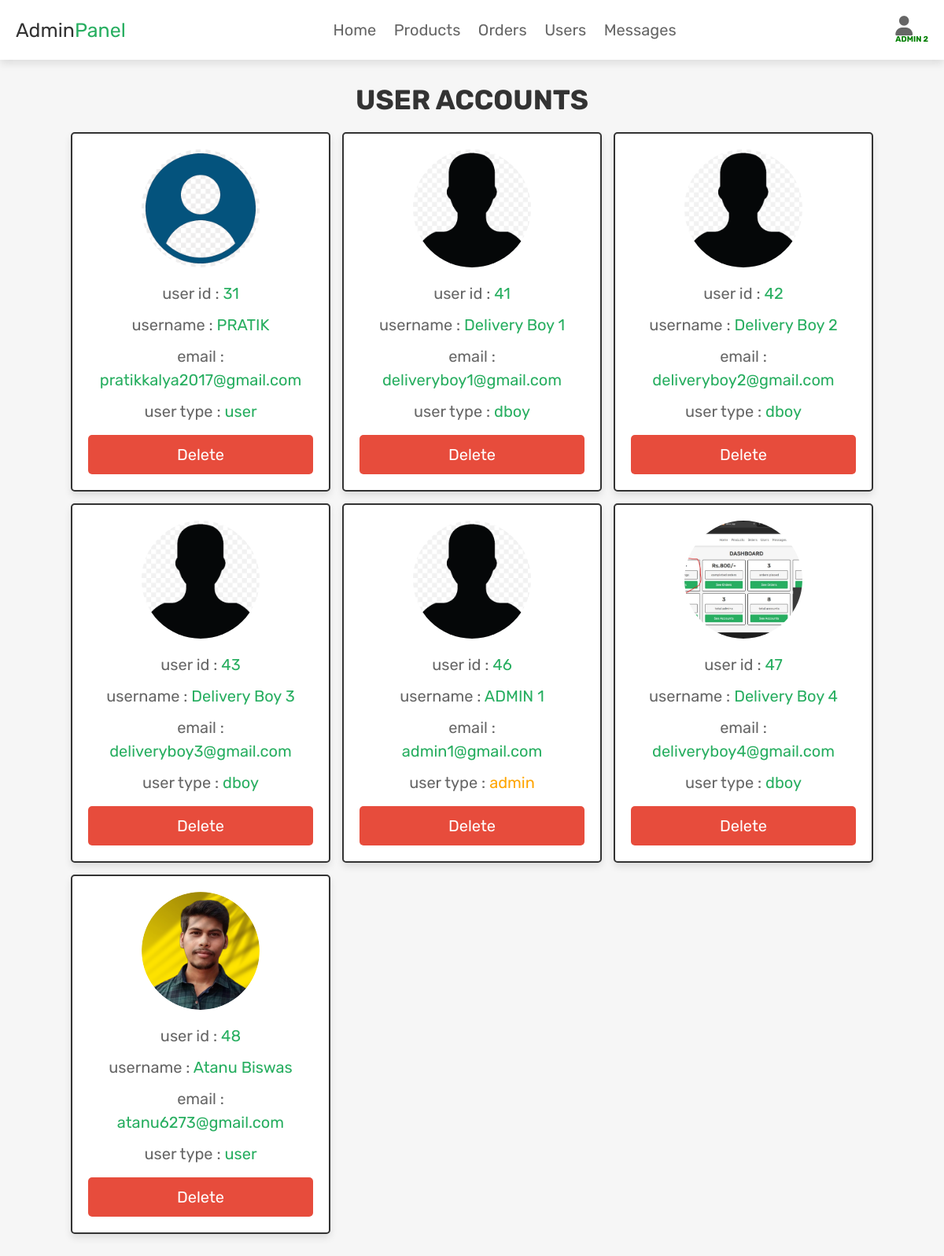
The page /admin_users.php (signed in) on the database its author committed.
### tables this page shows
CREATE TABLE `users` (
  `id` int(100) NOT NULL,
  `name` varchar(100) NOT NULL,
  `email` varchar(100) NOT NULL,
  `password` varchar(100) NOT NULL,
  `user_type` varchar(20) NOT NULL DEFAULT 'user',
  `image` varchar(100) NOT NULL,
  `pincode` varchar(6) DEFAULT NULL
);

### admin_users.php (the view, shortened to what this page needs)
<?php
@include 'config.php';
?>
<!DOCTYPE html>
<html lang="en">
<head>
   <link rel="stylesheet" href="https://cdnjs.cloudflare.com/ajax/libs/font-awesome/6.1.1/css/all.min.css">
   <link rel="stylesheet" href="css/admin_style.css">
</head>
<body>
<?php include 'admin_header.php'; ?>
<section class="user-accounts">
   <h1 class="title">user accounts</h1>
   <div class="box-container">
      <?php
         $select_users = $conn->prepare("SELECT * FROM `users`");
         $select_users->execute();
         while($fetch_users = $select_users->fetch(PDO::FETCH_ASSOC)){
      ?>
      <div class="box" style="<?php if($fetch_users['id'] == $admin_id){ echo 'display:none'; }; ?>" style="height:100%">
         <img src="uploaded_img/<?= $fetch_users['image']; ?>" alt="" >
         <p> user id : <span><?= $fetch_users['id']; ?></span></p>
         <p> username : <span><?= $fetch_users['name']; ?></span></p>
         <p> email : <br> <span><?= $fetch_users['email']; ?></span></p>
         <p> user type : <span style=" color:<?php if($fetch_users['user_type'] == 'admin'){ echo 'orange'; }; ?>"><?= $fetch_users['user_type']; ?></span></p>
         <a href="admin_users.php?delete=<?= $fetch_users['id']; ?>" onclick="return confirm('delete this user?');" class="delete-btn">delete</a>
      </div>
      <?php
      }
      ?>
   </div>
</section>
</body>
</html>

### css/admin_style.css (style rules this page uses)
.user-accounts .box-container { display: grid; grid-template-columns: repeat(auto-fit, 33rem); gap:1.5rem; align-items: flex-start; justify-content:center; }
.user-accounts .box-container .box { border:var(--border); box-shadow: var(--box-shadow); background-color: var(--white); border-radius: .5rem; padding:2rem; text-align: center; }
.user-accounts .box-container .box img { height: 15rem; width: 15rem; border-radius: 50%; object-fit: cover; margin-bottom: 1rem; }
.user-accounts .box-container .box p { line-height: 1.5; padding:.5rem 0; font-size: 2rem; color:var(--light-color); }
.user-accounts .box-container .box p span { color:var(--green); }

### css/components.css (style rules this page uses)
:root { --green:#27ae60; --orange:#f39c12; --red:#e74c3c; --black:#333; --light-color:#666; --white:#fff; --light-bg:#f6f6f6; --border:.2rem solid var(--black); --box-shadow:0 .5rem 1rem rgba(0,0,0,.1); }
* { font-family: 'Rubik', sans-serif; margin:0; padding:0; box-sizing: border-box; outline: none; border:none; text-decoration: none; color:var(--black); }
body { background-color: var(--light-bg); }
html { font-size: 62.5%; overflow-x: hidden; scroll-behavior: smooth; scroll-padding-top: 6.5rem; }
section { padding:3rem 2rem; max-width: 1200px; margin:0 auto; }
.btn, .delete-btn, .option-btn { display: block; width: 100%; margin-top: 1rem; border-radius: .5rem; color:var(--white); font-size: 2rem; padding:1.3rem 3rem; text-transform: capitalize; cursor: pointer; text-align: center; }
.delete-btn { background-color: var(--red); }
.title { text-align: center; margin-bottom: 2rem; text-transform: uppercase; color:var(--black); font-size: 3.5rem; }

### rows shown on the page
users: image (placeholder picture), id "31", name "PRATIK", email "pratikkalya2017@gmail.com", user_type "user"
users: image (picture), id "41", name "Delivery Boy 1", email "deliveryboy1@gmail.com", user_type "dboy"
users: image (picture), id "42", name "Delivery Boy 2", email "deliveryboy2@gmail.com", user_type "dboy"
users: image (picture), id "43", name "Delivery Boy 3", email "deliveryboy3@gmail.com", user_type "dboy"
users: image (picture), id "46", name "ADMIN 1", email "admin1@gmail.com", user_type "admin"
users: image (picture), id "47", name "Delivery Boy 4", email "deliveryboy4@gmail.com", user_type "dboy"
users: image (picture), id "48", name "Atanu Biswas", email "atanu6273@gmail.com", user_type "user"
